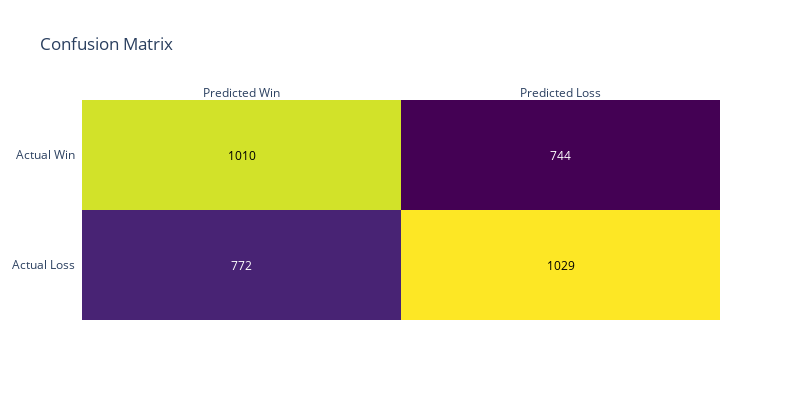

The notebook cell saved with this chart:
### Code cell
evaluate_model(DecisionTreeClassifier(), X_train, X_test, y_train, y_test)

### Figure 1 — Plotly figure (JSON) as saved in the notebook; plotly's stock layout.template omitted (floating-point values rounded to 4 significant figures)
{"data": [{"colorscale": [[0, "#440154"], [0.1111, "#482878"], [0.2222, "#3e4989"], [0.3333, "#31688e"], [0.4444, "#26828e"], [0.5556, "#1f9e89"], [0.6667, "#35b779"], [0.7778, "#6ece58"], [0.8889, "#b5de2b"], [1, "#fde725"]], "reversescale": false, "showscale": false, "type": "heatmap", "x": ["Predicted Win", "Predicted Loss"], "y": ["Actual Loss", "Actual Win"], "z": [[772, 1029], [1010, 744]]}], "layout": {"annotations": [{"font": {"color": "#FFFFFF"}, "showarrow": false, "text": "772", "x": "Predicted Win", "xref": "x", "y": "Actual Loss", "yref": "y"}, {"font": {"color": "#000000"}, "showarrow": false, "text": "1029", "x": "Predicted Loss", "xref": "x", "y": "Actual Loss", "yref": "y"}, {"font": {"color": "#000000"}, "showarrow": false, "text": "1010", "x": "Predicted Win", "xref": "x", "y": "Actual Win", "yref": "y"}, {"font": {"color": "#FFFFFF"}, "showarrow": false, "text": "744", "x": "Predicted Loss", "xref": "x", "y": "Actual Win", "yref": "y"}], "height": 400, "showlegend": true, "title": {"text": "Confusion Matrix"}, "width": 800, "xaxis": {"dtick": 1, "gridcolor": "rgb(0, 0, 0)", "side": "top", "ticks": ""}, "yaxis": {"dtick": 1, "ticks": "", "ticksuffix": "  "}}}
